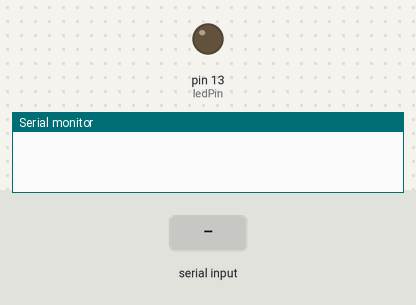
The sketch below on a simulated Arduino Mega 2560, built with avr-gcc and run on an emulated ATmega2560. Parts: output pins drawn as LEDs (lit = HIGH), the last lines printed to the serial monitor. The inputs (shaded band) are chosen by the test bench.

Above: at 1.2 s.
1.3 s: "1" received over the second serial link
At 2.37 s:
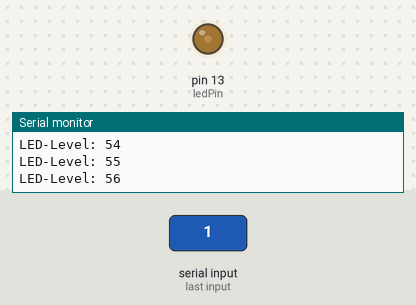
At 3.3 s:
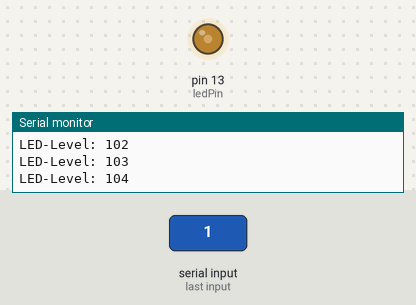
Timing chart, 0 to 12.6 s (numbered marks = the images above; inputs shaded):
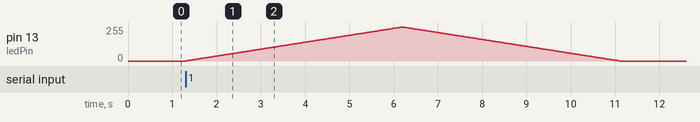

Measured:
- after the input at 1.3 s, pin 13 (ledPin): rises from 0/255 to 255/255 in 4.9 s, then falls to 0/255 in 4.9 s

The sketch:

uebung4-1.ino
```cpp
// these variables describe the used hardware pins
// adjust them when you use other pins
// hardware pins
int ledPin = 13;
int analogLevel = 0;

/**
 * Setup function for initial setup code
 */
void setup() {
    // Configure pins
    analogWrite(ledPin, 0);

    // initialize serial port
    Serial.begin(9600);
    Serial2.begin(9600);
}

/**
 * Loop function for main code
 */
void loop() {
  if (Serial2.available() > 0) {
    char command = Serial2.read();
    if (command == '1') {
      for (int i = 0; i < 255; i++) {
        analogLevel += 1;
        analogWrite(ledPin, analogLevel);
        Serial.print("LED-Level: ");
        Serial.println(analogLevel);
        delay(19);
      }
      Serial2.print('1');
      for (int i = 255; i > 0; i--) {
        analogLevel -= 1;
        analogWrite(ledPin, analogLevel);
        Serial.print("LED-Level: ");
        Serial.println(analogLevel);
        delay(19);
      }
      Serial2.print('2');
    }
  }
}
```
